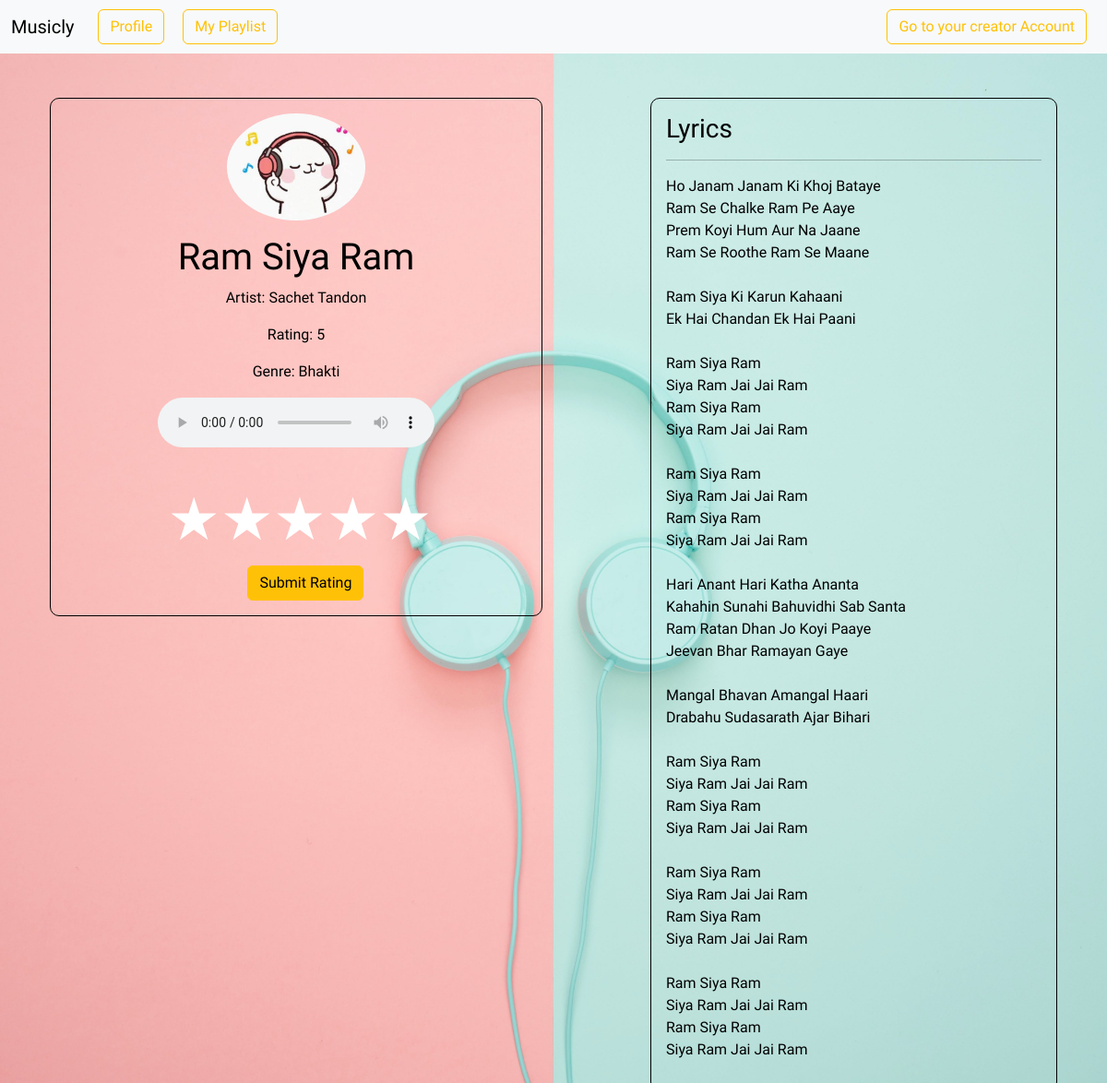
The app's page /playSong/17 (signed in) with its own data.
### models.py (models this page shows)
class Songs(db.Model):
    __tablename__ = 'Songs'
    id = db.Column(db.Integer, primary_key = True)
    name = db.Column(db.String(120), nullable=False)
    artist = db.Column(db.String(32))
    lyrics = db.Column(db.String(1024), nullable = False)
    rating = db.Column(db.Integer, nullable = False, default=0)
    genre = db.Column(db.String(26), nullable=False)
    filename = db.Column(db.String(255), nullable=False)
    imagepath = db.Column(db.String(255), nullable=False)
    album_id = db.Column(db.Integer, db.ForeignKey('Album.id'), nullable = False)
    CreatorId = db.Column(db.Integer, db.ForeignKey('User.id'), nullable = False)

### routes.py (the view)
@app.route('/playSong/<int:song_id>')
@auth_required
def playSong(song_id):
    song = db.session.query(Songs).filter_by(id = song_id).one()
    return render_template("playSong.html", song = song, user = User.query.get(session['user_id']))

### routes.py (called while the page is built)
def auth_required(func):
    @wraps(func)
    def inner(*args, **kwargs):
        if "user_id" not in session:
            flash("Login required.", 'danger')
            return redirect(url_for("login"))
        return func(*args, **kwargs)
    return inner

### templates/playSong.html (shortened to what this page needs)
{% extends 'layout.html' %}
{% block content %}
    <div class="container mt-5">
        <div class="row">
            <div class="col-md-6">
                <div class="song-info p-3">
                    <img src="../static/icons/dog.jpg" alt="Song Image" class="img-fluid rounded-circle mb-3" style="max-width: 150px;">
                    <h1>{{song.name}}</h1>
                    <p>Artist: {{song.artist}}</p>
                    <p>Rating: {{song.rating}}</p>
                    <p>Genre: {{song.genre}}</p>
                    <audio controls class="mb-2">
                        <source src="{{ url_for('static', filename='audios/' + song.filename) }}" type="audio/mpeg">
                    </audio>
                    <div class="container">
                        <form action="/submit-rating/{{song.id}}" method="post" style="padding-right: 66px;">
                            <div class="rating">
                                <label for="star5"></label>
                                <label for="star4"></label>
                                <label for="star3"></label>
                                <label for="star2"></label>
                                <label for="star1"></label>
                            </div>
                            <button type="submit" class="btn btn-warning mt-3 bt">Submit Rating</button>
                        </form>
                    </div>
                </div>
            </div>
            <div class="col-md-1 border-right"></div>
            <div class="col-md-5 pl-4">
                <div class="lyrics-box p-3">
                    <h3>Lyrics</h3>
                    <hr>
                    <p>{{ song.lyrics }}</p>
                </div>
            </div>
        </div>
    </div>
{% endblock %}
{% block style %}
<link rel="stylesheet" href="//netdna.bootstrapcdn.com/font-awesome/4.2.0/css/font-awesome.min.css">
{% endblock %}

### templates/layout.html (style rules this page uses)
body { margin: 0; padding: 0; font-family: 'Balsamiq Sans', 'cursive'; background-color: #454f58; background: center/cover no-repeat url('../static/icons/bg1.jpg'); background-repeat: no-repeat; color: black; }

### templates/playSong.html (style rules this page uses)
.rating { display: inline-block; font-size: 64px; cursor: pointer; line-height: 2; }
.bt { margin-left: -204px; }
.rating label { float: right; color: #fff; }
.rating label:before { content: '\2605'; }
.song-info { border: 1px solid ; padding: 20px; text-align: center; border-radius: 10px; margin-bottom: 20px; }
.lyrics-box { border: 1px solid black; padding: 20px; border-radius: 10px; height: 100%; }
p { white-space: pre-line; }

### records on screen
Songs: name "Ram Siya Ram", artist "Sachet Tandon", rating "5", genre "Bhakti", lyrics "Ho Janam Janam Ki Khoj Bataye Ram Se Chalke Ram Pe Aaye Prem Koyi Hum Aur Na Jaane Ram Se Roothe Ram Se Maane Ram Siya Ki Karun Kahaani Ek Hai Chandan Ek Hai Paani Ram Siya Ram Siya Ram Jai Jai Ram Ram Siya Ram Siya Ram Jai Jai Ram Ram Siya Ram Siya Ram Jai Jai Ram Ram Siya Ram Siya Ram Jai Jai Ram Hari Anant Hari Katha Ananta Kahahin Sunahi Bahuvidhi Sab Santa Ram Ratan Dhan Jo Koyi Paaye Jeevan Bhar Ramayan Gaye Mangal Bhavan Amangal Haari Drabahu Sudasarath Ajar Bihari Ram Siya Ram Siya Ram Jai Jai Ram Ram Siya Ram Siya Ram Jai Jai Ram Ram Siya Ram Siya Ram Jai Jai Ram Ram Siya Ram Siya Ram Jai Jai Ram Ram Siya Ram Siya Ram Jai Jai Ram Ram Siya Ram Siya Ram Jai Jai Ram"
